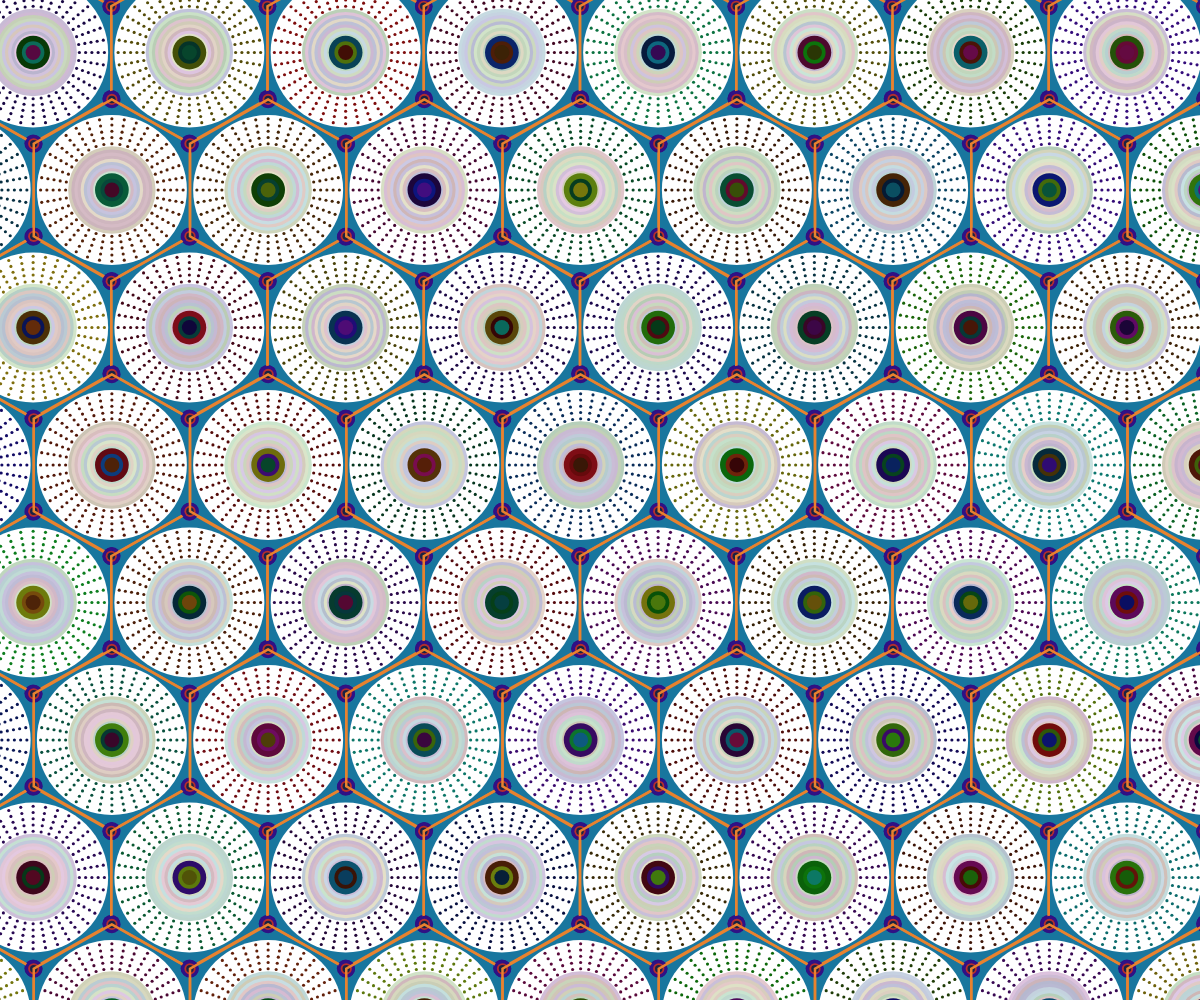
Frame 1 (no input)
Frame 60 (no input): identical to frame 1, image omitted
Frame 120 (the mouse pressed at the canvas centre since frame 60): identical to frame 1, image omitted

The p5.js sketch that drew this single still picture (run headless with seeded random() and noise() and a simulated clock; from frame 60 on, the mouse is pressed at the canvas centre):

// p5.js sketch
// ── sketch.js
// Collection of individual hexagon instances
let graphicalList = [];
// Global scaling factor
let scalePub = 1;

function setup() {
  createCanvas(windowWidth, windowHeight);
  colorMode(HSB, 360, 100, 100);
  updateGraphicalList();
}

class Graphical {
  constructor(x = 0, y = 0) {
    this.W = 250; // Width
    this.H = 290; // Height
    this.x = x; // X coordinate
    this.y = y; // Y coordinate
    this.color = {}; // Object for storing colors
  }
  // Randomly chosen deeper shades
  getPart1Color(index) {
    if (!this.color[index]) {
      this.color[index] = color(random(360), 90, random(20, 50));
    }
    return this.color[index];
  }
  // Randomly chosen lighter shades
  getPart2Color(index) {
    if (!this.color[index]) {
      this.color[index] = color(random(360), 12, random(80, 90));
    }
    return this.color[index];
  }
  // Random but deeper with higher saturation
  getPart3Color(index) {
    if (!this.color[index]) {
      this.color[index] = color(random(360), 90, random(20, 50));
    }
    return this.color[index];
  }
  
  // Drawing the central area's dark mini-circle group
  createdCenterMiniEllipseGroup() {
    for (let i = 0; i < 9; i++) {
      fill(this.getPart2Color(i + 4));
      ellipse(0, 0, 140 - (i * 10), 140 - (i * 10));
    }
  }
  // Drawing the central area's light small-circle group
  createdCenterSmallEllipseGroup() {
    fill(this.getPart1Color(1));
    ellipse(0, 0, 54, 54);
    fill(this.getPart1Color(2));
    ellipse(0, 0, 36, 36);
    fill(this.getPart1Color(3));
    ellipse(0, 0, 24, 24);
  }
  // Drawing the central area's medium dark-circle group
  createdCnterMediumGroup() {
    fill(0, 0, 100);
    ellipse(0, 0, 240, 240);
    push();
    stroke(this.getPart3Color(13));
    strokeWeight(5);
    beginShape(POINTS);
    for (let a = 0; a < 360; a += 10) {
      for (let b = 5; b > 0; b--) {
        let angle = radians(a);
        vertex(cos(angle) * (124 - b * 10), sin(angle) * (124 - b * 10));
      }
    }
    endShape();
    pop();
  }
  // Drawing the outermost hexagon vertices and edges
  createdVertex() {

    let vertexPoints = {
      top: {},
      topLeft: {},
      bottomLeft: {},
      bottom: {},
      bottomRight: {},
      topRight: {},
    };
    // Setting vertex positions
    vertexPoints.top.x = 0, vertexPoints.top.y = -this.H / 2;
    vertexPoints.bottom.x = 0, vertexPoints.bottom.y = this.H / 2;
    vertexPoints.topLeft.x = -this.W / 2, vertexPoints.topLeft.y = -this.H / 2 + 71;
    vertexPoints.topRight.x = this.W / 2, vertexPoints.topRight.y = -this.H / 2 + 71;
    vertexPoints.bottomLeft.x = -this.W / 2, vertexPoints.bottomLeft.y = this.H / 2 - 71;
    vertexPoints.bottomRight.x = this.W / 2, vertexPoints.bottomRight.y = this.H / 2 - 71;
    // Drawing vertices
    strokeWeight(4);
    stroke(27, 80, 91);
    noFill();
    beginShape();
    Object.values(vertexPoints).forEach(({ x, y }) => {
      vertex(x, y);
      push();
      noStroke();
      fill(256, 87, 52);
      ellipse(x, y, 28, 28);
      fill(0, 74, 70);
      ellipse(x, y, 18, 18);
      fill(227, 62, 26);
      ellipse(x, y, 12, 12);
      pop();
    });
    endShape(CLOSE);
  }
  display() {
    push();
    translate(this.x + this.W / 2 + 28, this.y + this.H / 2 + 28 + 11);
    noStroke();
    this.createdCnterMediumGroup();
    this.createdCenterMiniEllipseGroup();
    this.createdCenterSmallEllipseGroup();
    this.createdVertex();
    pop();
  }
}

function draw() {
  scale(scalePub);
  background(198, 85, 62);
  // Rendering all hexagons
  graphicalList.forEach(item => {
    item.display();
  });
}

function windowResized() {
  updateGraphicalList();
  resizeCanvas(windowWidth, windowHeight);
}

function updateGraphicalList() {
  // Calculate the scaling factor
  scalePub = map(windowWidth, 0, 1920, 0, 1);
  // Resetting the collection
  graphicalList = [];
  // Calculating how many rows of hexagons to display based on the current window height
  let rowNum = ceil(windowHeight / 200 / scalePub);
  // Calculating how many columns and rows of hexagons should be displayed
  for (let i = 0; i < 9; i++) {
    for (let j = 0; j < rowNum; j++) {
      graphicalList.push(new Graphical(j % 2 ? (i * 250 - 224) : (i * 250 - 100), j * 220 - 100));
    }
  }
}
